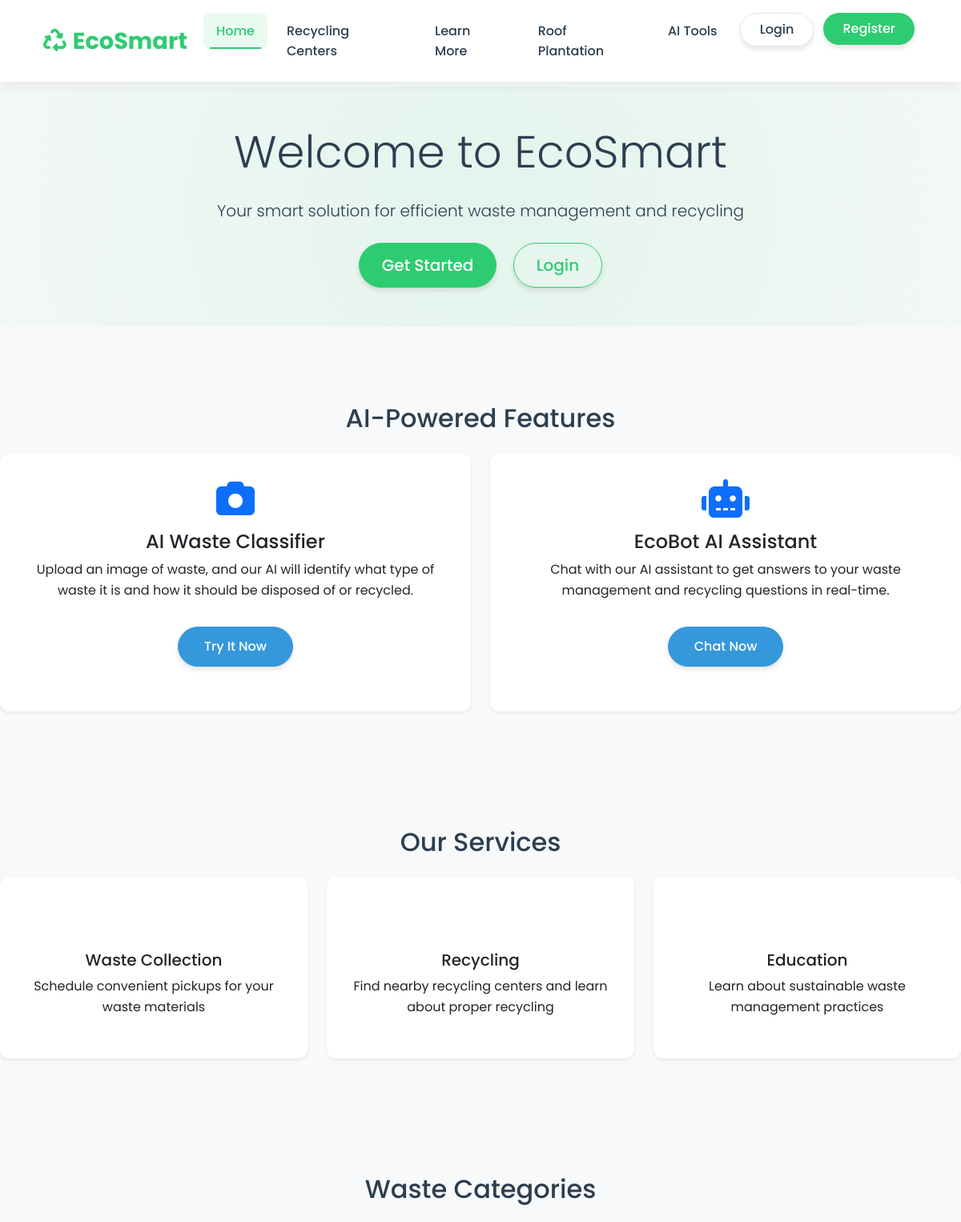
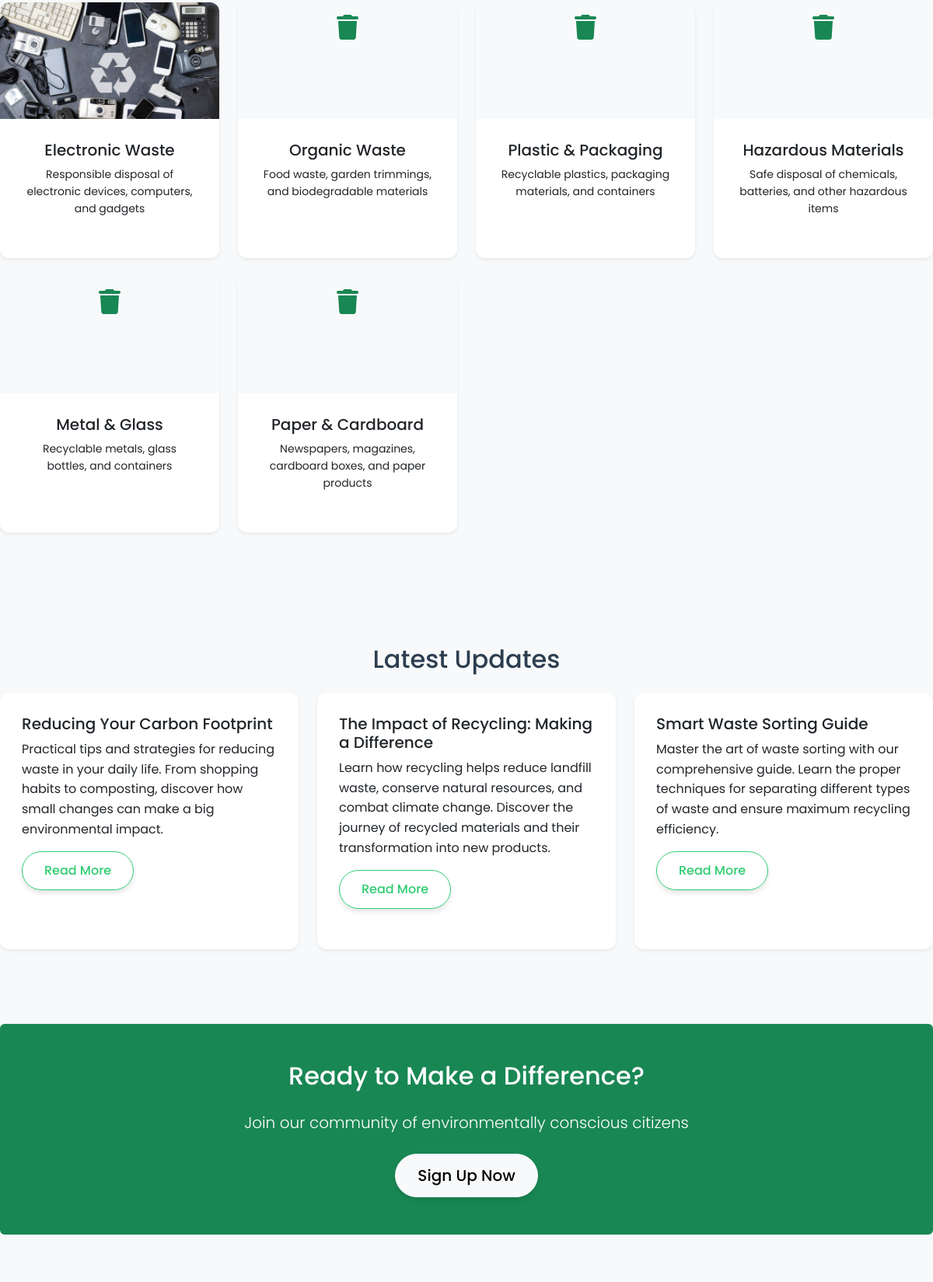
The page / (upper part) on the database its author committed (2 pictures, top to bottom).
### main/models.py (models this page shows, shortened)
class WasteCategory(models.Model):
    name = models.CharField(max_length=100)
    description = models.TextField()
    icon = models.ImageField(upload_to='category_icons/', null=True, blank=True)

class EducationalContent(models.Model):
    title = models.CharField(max_length=200)
    content = models.TextField()
    image = models.ImageField(upload_to='educational_content/', null=True, blank=True)
    created_at = models.DateTimeField(default=timezone.now)

### main/views.py (the view)
# urls.py: path('', views.home, name='home'),
def home(request):
    categories = WasteCategory.objects.all()
    educational_content = EducationalContent.objects.all().order_by('-created_at')[:3]
    return render(request, 'main/home.html', {
        'categories': categories,
        'educational_content': educational_content
    })

### templates/main/home.html (shortened to what this page needs)
{% extends 'main/base.html' %}
{% load static %}
{% block content %}
<div class="hero-section text-center py-5 bg-light rounded">
    <h1 class="display-4 mb-4">Welcome to EcoSmart</h1>
    <p class="lead mb-4">Your smart solution for efficient waste management and recycling</p>
    {% if not user.is_authenticated %}
        <a href="{% url 'register' %}" class="btn btn-success btn-lg me-3">Get Started</a>
        <a href="{% url 'login' %}" class="btn btn-outline-success btn-lg">Login</a>
    {% else %}
        <a href="{% url 'request_collection' %}" class="btn btn-success btn-lg">Request Collection</a>
    {% endif %}
</div>
<section class="ai-features-section my-5">
    <h2 class="text-center mb-4">AI-Powered Features</h2>
    <div class="row g-4">
        <div class="col-md-6">
            <div class="card h-100 border-0 shadow-sm">
                <div class="card-body text-center p-4">
                    <i class="fas fa-camera fa-3x text-primary mb-3"></i>
                    <h3 class="card-title h4">AI Waste Classifier</h3>
                    <p class="card-text">Upload an image of waste, and our AI will identify what type of waste it is and how it should be disposed of or recycled.</p>
                    <a href="{% url 'waste_classifier' %}" class="btn btn-primary mt-3">Try It Now</a>
                </div>
            </div>
        </div>
        <div class="col-md-6">
            <div class="card h-100 border-0 shadow-sm">
                <div class="card-body text-center p-4">
                    <i class="fas fa-robot fa-3x text-primary mb-3"></i>
                    <h3 class="card-title h4">EcoBot AI Assistant</h3>
                    <p class="card-text">Chat with our AI assistant to get answers to your waste management and recycling questions in real-time.</p>
                    <a href="{% url 'chatbot' %}" class="btn btn-primary mt-3">Chat Now</a>
                </div>
            </div>
        </div>
    </div>
</section>
<section class="features-section my-5">
    <h2 class="text-center mb-4">Our Services</h2>
    <div class="row g-4">
        <div class="col-md-4">
            <div class="card h-100 border-0 shadow-sm">
                <div class="card-body text-center">
                    <h3 class="card-title h5">Waste Collection</h3>
                    <p class="card-text">Schedule convenient pickups for your waste materials</p>
                </div>
            </div>
        </div>
        <div class="col-md-4">
            <div class="card h-100 border-0 shadow-sm">
                <div class="card-body text-center">
                    <h3 class="card-title h5">Recycling</h3>
                    <p class="card-text">Find nearby recycling centers and learn about proper recycling</p>
                </div>
            </div>
        </div>
        <div class="col-md-4">
            <div class="card h-100 border-0 shadow-sm">
                <div class="card-body text-center">
                    <h3 class="card-title h5">Education</h3>
                    <p class="card-text">Learn about sustainable waste management practices</p>
                </div>
            </div>
        </div>
    </div>
</section>
<section class="categories-section my-5">
    <h2 class="text-center mb-4">Waste Categories</h2>
    <div class="row g-4">
        {% for category in categories %}
        <div class="col-md-3">
            <div class="card h-100 border-0 shadow-sm">
                {% if category.icon %}
                    <img src="{{ category.icon.url }}" class="card-img-top" alt="{{ category.name }}">
                {% else %}
                    <div class="card-img-top bg-light text-center py-3">
                        <i class="fas fa-trash fa-2x text-success"></i>
                    </div>
                {% endif %}
                <div class="card-body text-center">
                    <h3 class="card-title h5">{{ category.name }}</h3>
                    <p class="card-text small">{{ category.description|truncatewords:20 }}</p>
                </div>
            </div>
        </div>
        {% endfor %}
    </div>
</section>
<section class="educational-content-section my-5">
    <h2 class="text-center mb-4">Latest Updates</h2>
    <div class="row g-4">
        {% for content in educational_content %}
        <div class="col-md-4">
            <div class="card h-100 border-0 shadow-sm">
                <div class="card-body">
                    <h3 class="card-title h5">{{ content.title }}</h3>
                    <p class="card-text">{{ content.content|truncatewords:30 }}</p>
                    <a href="{% url 'educational_content' %}" class="btn btn-outline-success">Read More</a>
                </div>
            </div>
        </div>
        {% endfor %}
    </div>
</section>
<section class="cta-section text-center py-5 bg-success text-white rounded">
    <h2 class="mb-4">Ready to Make a Difference?</h2>
    <p class="lead mb-4">Join our community of environmentally conscious citizens</p>
    {% if not user.is_authenticated %}
        <a href="{% url 'register' %}" class="btn btn-light btn-lg">Sign Up Now</a>
    {% else %}
        <a href="{% url 'request_collection' %}" class="btn btn-light btn-lg">Request Collection</a>
    {% endif %}
</section>
{% endblock %}

### static/css/style.css (style rules this page uses)
:root { --primary-color: #2ecc71; --secondary-color: #27ae60; --accent-color: #3498db; --dark-color: #2c3e50; --light-color: #ecf0f1; --success-color: #27ae60; --warning-color: #f1c40f; --danger-color: #e74c3c; --info-color: #3498db; }
body { font-family: 'Poppins', 'Segoe UI', Tahoma, Geneva, Verdana, sans-serif; line-height: 1.6; color: #2c3e50; background-color: #f8f9fa; }
section { padding: 3rem 0; margin-bottom: 1rem; }
.py-5 { padding-top: 3rem !important; padding-bottom: 3rem !important; }
.my-5 { margin-top: 3rem !important; margin-bottom: 3rem !important; }
.card { border: none; border-radius: 12px; overflow: hidden; transition: all 0.3s ease; box-shadow: 0 5px 15px rgba(0, 0, 0, 0.05); margin-bottom: 1.5rem; }
.card-body { padding: 1.75rem !important; }
.card-img-top { height: 200px; object-fit: cover; }
.hero-section { position: relative; padding: 4rem 0; background-color: #f8f9fa; border-radius: 15px; overflow: hidden; z-index: 1; margin-top: 2rem; }
.hero-section::before { content: ''; position: absolute; top: -50%; left: -50%; width: 200%; height: 200%; background: radial-gradient(circle, rgba(46, 204, 113, 0.1) 0%, rgba(255, 255, 255, 0) 70%); z-index: -1; animation: rotate 30s linear infinite; }
.card { border: none; border-radius: 12px; overflow: hidden; transition: all 0.3s ease; box-shadow: 0 5px 15px rgba(0, 0, 0, 0.05); height: 100%; }
.card-img-top { height: 200px; object-fit: cover; transition: all 0.5s ease; }
.categories-section .card { min-height: 280px; }
.categories-section .card-img-top { height: 150px; }
.cta-section { position: relative; overflow: hidden; z-index: 1; }
.btn { border-radius: 50px; padding: 0.75rem 1.75rem; font-weight: 500; position: relative; overflow: hidden; z-index: 1; transition: all 0.3s ease; box-shadow: 0 4px 6px rgba(0, 0, 0, 0.1); }
.btn::before { content: ''; position: absolute; top: 50%; left: 50%; width: 0; height: 0; background-color: rgba(255, 255, 255, 0.2); border-radius: 50%; transform: translate(-50%, -50%); transition: all 0.5s ease; z-index: -1; }
.btn-success { background-color: var(--primary-color); border-color: var(--primary-color); color: white; }
.btn-outline-success { color: var(--primary-color); border-color: var(--primary-color); background-color: transparent; }
.btn-primary { background-color: var(--accent-color); border-color: var(--accent-color); }
.card, .btn, .hero-section h1, .hero-section p, .hero-section .btn { animation: fadeInUp 0.5s ease forwards; }
.ai-features-section .card-body { padding: 2rem !important; border-radius: 12px; }
.ai-features-section .fa-3x { color: var(--accent-color); margin-bottom: 1.5rem; transition: all 0.5s ease; }
.ai-features-section .btn { margin-top: 1.5rem; padding: 0.75rem 2rem; }

### rows shown on the page
WasteCategory: icon (picture), name "Electronic Waste", description "Responsible disposal of electronic devices, computers, and gadgets"
WasteCategory: name "Organic Waste", description "Food waste, garden trimmings, and biodegradable materials"
WasteCategory: name "Plastic & Packaging", description "Recyclable plastics, packaging materials, and containers"
WasteCategory: name "Hazardous Materials", description "Safe disposal of chemicals, batteries, and other hazardous items"
WasteCategory: name "Metal & Glass", description "Recyclable metals, glass bottles, and containers"
WasteCategory: name "Paper & Cardboard", description "Newspapers, magazines, cardboard boxes, and paper products"
EducationalContent: title "Reducing Your Carbon Footprint", content "Practical tips and strategies for reducing waste in your daily life. From shopping habits to composting, discover how small changes can make a big environmental impact."
EducationalContent: title "The Impact of Recycling: Making a Difference", content "Learn how recycling helps reduce landfill waste, conserve natural resources, and combat climate change. Discover the journey of recycled materials and their transformation into new products."
EducationalContent: title "Smart Waste Sorting Guide", content "Master the art of waste sorting with our comprehensive guide. Learn the proper techniques for separating different types of waste and ensure maximum recycling efficiency."
